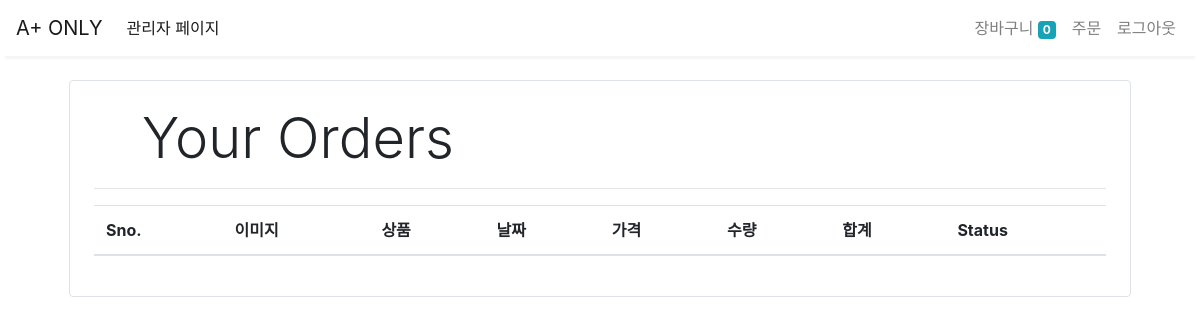
The app's page /orders (signed in), older data.
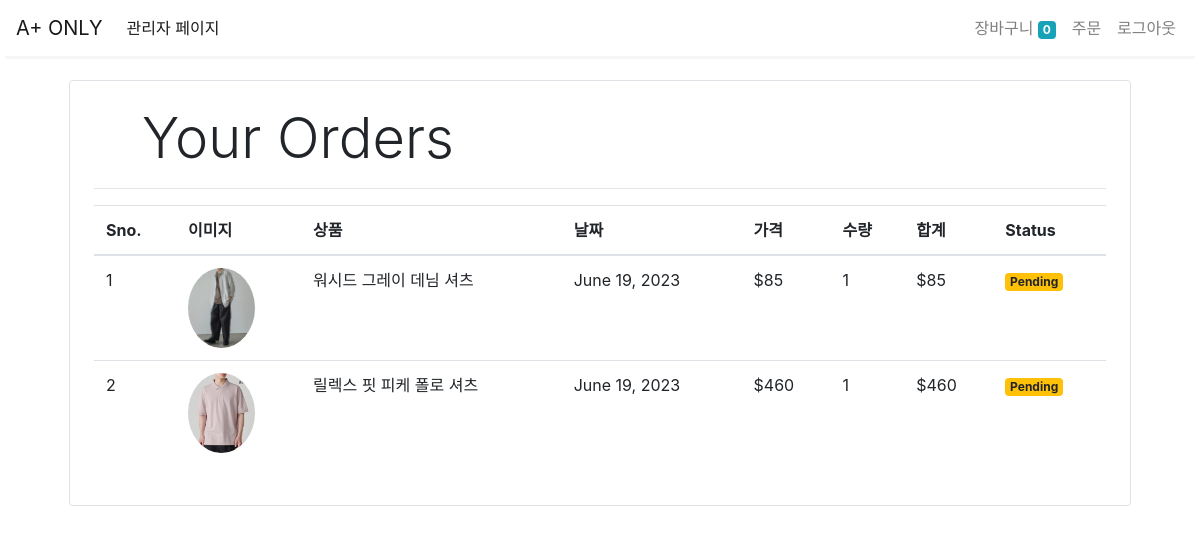
The same page, newer data.
### store/models/orders.py (models this page shows, shortened)
class Order(models.Model):
    product = models.ForeignKey(Product,
                                on_delete=models.CASCADE)
    customer = models.ForeignKey(Customer,
                                 on_delete=models.CASCADE)
    quantity = models.IntegerField(default=1)
    price = models.IntegerField()
    address = models.CharField(max_length=50, default='', blank=True)
    phone = models.CharField(max_length=50, default='', blank=True)
    date = models.DateField(default=datetime.datetime.today)
    status = models.BooleanField(default=False)
    @staticmethod
    def get_orders_by_customer(customer_id):
        return Order.objects.filter(customer=customer_id).order_by('-date')

### store/models/product.py (models this page shows, shortened)
class Product(models.Model):
    name = models.CharField(max_length=50)
    price = models.IntegerField(default=0)
    category = models.ForeignKey(Category, on_delete=models.CASCADE, default=1)
    description = models.CharField(max_length=300, default='' , null=True , blank=True)
    image = models.ImageField(upload_to='uploads/products/')

### store/middlewares/auth.py (the view)
    def middleware(request):
        print(request.session.get('customer'))
        returnUrl = request.META['PATH_INFO']
        print(request.META['PATH_INFO'])
        if not request.session.get('customer'):
           return redirect(f'login?return_url={returnUrl}')
        response = get_response(request)
        return response

### store/templatetags/custom_filter.py (called while the page is built)
@register.filter(name='currency')
def currency(number):
    return "$"+str(number)

@register.filter(name='multiply')
def multiply(number , number1):
    return number * number1

### store/views/orders.py (called while the page is built)
    def get(self , request ):
        customer = request.session.get('customer')
        orders = Order.get_orders_by_customer(customer)
        print(orders)
        return render(request , 'orders.html'  , {'orders' : orders})

### store/templates/orders.html (shortened to what this page needs)
{% extends 'base.html' %}
{% block content %}
{% load cart %}
{% load custom_filter %}
<div class="container">
   <div class="border rounded p-4 m-4">
        <p class="display-4 pl-4 ml-4">Your Orders</p>
        <hr>
        <table class="table">
            <thead>
                <tr>
                    <th>Sno.</th>
                    <th>이미지</th>
                    <th>상품</th>
                    <th>날짜</th>
                    <th>가격</th>
                    <th>수량</th>
                    <th>합계</th>
                    <th>Status</th>
                </tr>
            </thead>
            <tbody>
                {% for order in orders %}
                <tr>
                    <td>{{forloop.counter}}</td>
                    <td><img style="height: 80px;" class="rounded-circle" src="{{order.product.image.url}}" alt=""></td>
                    <td>{{order.product.name}}</td>
                    <td>{{order.date}}</td>
                    <td>{{order.price|currency}}</td>
                    <td>{{order.quantity}}</td>
                    <td>{{order.quantity|multiply:order.price|currency}}</td>
                    {% if order.status %}
                    <td><small class="badge badge-success">Completed</small></td>
                    {%else%}
                    <td><small class="badge badge-warning">Pending</small></td>
                    {% endif %}
                </tr>
                {% endfor %}
            </tbody>
        </table>
   </div>
</div>
{% endblock %}

### store/templates/base.html (shortened to what this page needs)
<!doctype html>
<head>
  <link rel="stylesheet" href="https://maxcdn.bootstrapcdn.com/bootstrap/4.0.0/css/bootstrap.min.css"
>
</head>
<body>
  <nav class="one-edge-shadow
  sticky-top navbar
  navbar-expand-lg
   navbar-light bg-white">
    <a class="navbar-brand" href="/">A+ ONLY</a>
    <div class="collapse navbar-collapse" id="navbarSupportedContent">
      <ul class="navbar-nav mr-auto">
        <li class="nav-item active">
          <a class="nav-link" href="/admin">관리자 페이지<span class="sr-only">(current)</span></a>
        </li>
      </ul>
      <ul class=" navbar-nav my-2 my-lg-0">
        <li class="nav-item ">
          <a class="nav-link" href="/cart">장바구니
            <span class="badge badge-info">{{request.session.cart.keys|length}}</span>
            <span class="sr-only">(current)</span></a>
        </li>
        {% if request.session.customer %}
        <li class="nav-item ">
          <a class="nav-link" href="/orders">주문<span class="sr-only">(current)</span></a>
        </li>
        <li class="nav-item ">
          <a class="nav-link" href="/logout">로그아웃<span class="sr-only">(current)</span></a>
        </li>
        {% endif %}
      </ul>
    </div>
  </nav>
    {% block content %}{% endblock %}
</body>
</html>

### store/templates/base.html (style rules this page uses)
nav { background-color: white; }
.one-edge-shadow { box-shadow: 0 8px 2px -5px rgb(246, 245, 245); }

Row changes from the older to the newer data that the page shows:
added Order: product.image (picture), product.name "워시드 그레이 데님 셔츠", date "June 19, 2023", price "$85", quantity "1", quantity|multiply "$85", status "Pending"
added Order: product.image (picture), product.name "릴렉스 핏 피케 폴로 셔츠", date "June 19, 2023", price "$460", quantity "1", quantity|multiply "$460", status "Pending"
